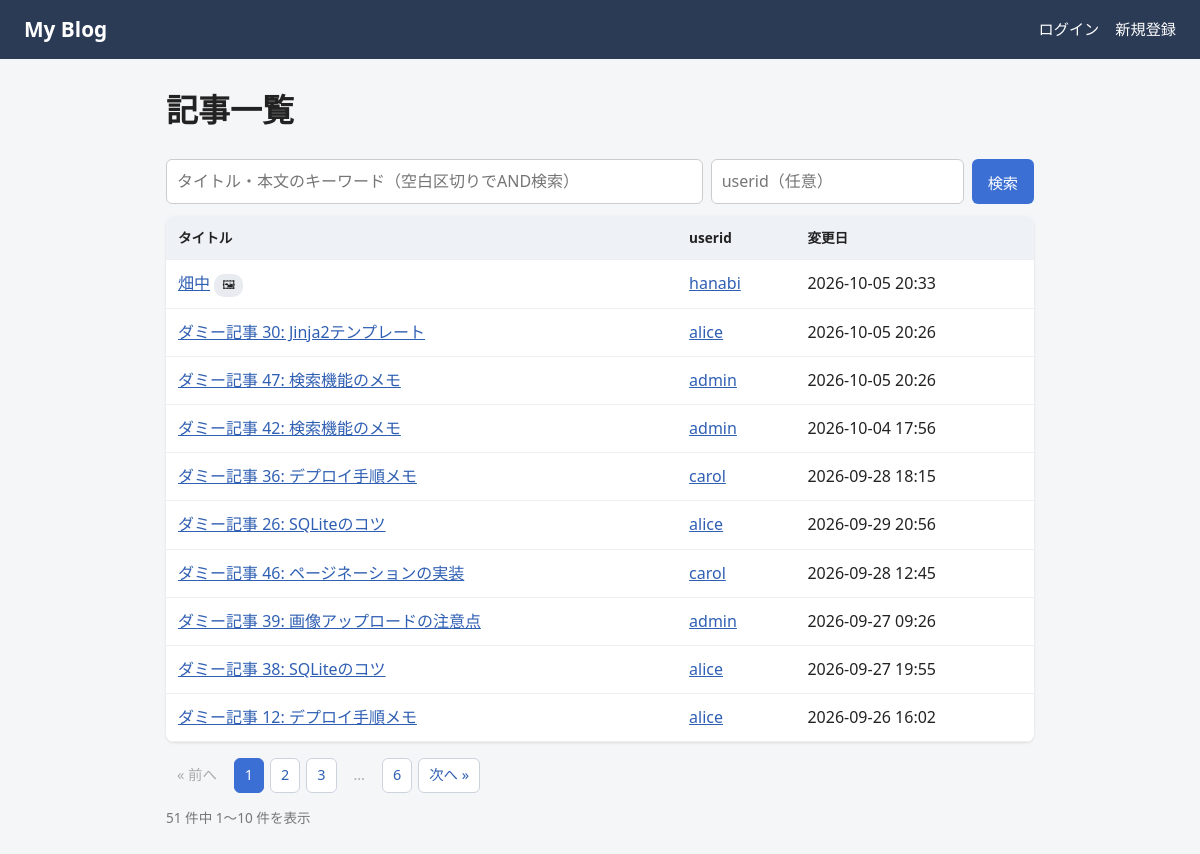
The page / on the database its author committed.
### blog/models.py (models this page shows)
class Post(db.Model):
    __tablename__ = "posts"
    id = db.Column(db.Integer, primary_key=True)
    userid = db.Column(db.String(50), nullable=False, index=True)
    title = db.Column(db.String(200), nullable=False)
    body = db.Column(db.Text, nullable=False)  # Markdown
    image_filename = db.Column(db.String(255), nullable=True)
    created_at = db.Column(db.DateTime, nullable=False, default=datetime.now)
    updated_at = db.Column(
        db.DateTime, nullable=False, default=datetime.now, onupdate=datetime.now
    )

### blog/routes.py (the view, shortened to what this page needs)
@bp.route("/")
def index():
    q = (request.args.get("q") or "").strip()[:100]
    userid = (request.args.get("userid") or "").strip()[:50]
    page = request.args.get("page", 1, type=int)
    stmt = db.select(Post)
    if userid:
        stmt = stmt.where(Post.userid == userid)
    stmt = stmt.order_by(Post.created_at.desc(), Post.id.desc())
    pagination = db.paginate(
        stmt, page=page, per_page=current_app.config["POSTS_PER_PAGE"]
    )
    params = {k: v for k, v in (("q", q), ("userid", userid)) if v}
    return render_template(
        "index.html",
        pagination=pagination,
        posts=pagination.items,
        q=q,
        userid=userid,
        params=params,
    )

### app.py (called while the page is built)
def _csrf_protect():
    if request.method in ("POST", "PUT", "PATCH", "DELETE"):
        sent = (request.form.get("csrf_token") or "").encode("utf-8")
        expected = (session.get("_csrf") or "").encode("utf-8")
        if not expected or not hmac.compare_digest(sent, expected):
            abort(400)

### auth/routes.py (called while the page is built)
@bp.before_app_request
def load_logged_in_user():
    g.user = None
    user_id = session.get("user_id")
    if user_id is not None:
        user = db.session.get(User, user_id)
        if user is not None and not user.is_deleted:
            g.user = user
        else:
            session.pop("user_id", None)

@bp.app_context_processor
def inject_current_user():
    return {"current_user": g.get("user")}

### blog/utils.py (called while the page is built)
def format_datetime(value, fmt="%Y-%m-%d %H:%M"):
    return value.strftime(fmt) if value else ""

### templates/index.html (shortened to what this page needs)
{% extends "base.html" %}
{% from "_macros.html" import pagination_nav %}
{% block content %}
<h1>記事一覧</h1>
<form method="get" action="{{ url_for('blog.index') }}" class="search-form">
  <input type="search" name="q" value="{{ q }}" maxlength="100"
         placeholder="タイトル・本文のキーワード（空白区切りでAND検索）">
  <input type="text" name="userid" value="{{ userid }}" maxlength="50"
         class="userid-input" placeholder="userid（任意）">
  <button type="submit" class="btn">検索</button>
</form>
{% if posts %}
  <table class="post-table">
    <thead>
      <tr><th>タイトル</th><th>userid</th><th>変更日</th></tr>
    </thead>
    <tbody>
      {% for post in posts %}
        <tr>
          <td>
            <a href="{{ url_for('blog.detail', post_id=post.id) }}">{{ post.title }}</a>
            {% if post.image_filename %}<span class="badge" title="画像あり">🖼</span>{% endif %}
          </td>
          <td>
            <a href="{{ url_for('blog.index', userid=post.userid, q=q or None) }}">{{ post.userid }}</a>
          </td>
          <td class="nowrap">{{ post.updated_at | dt }}</td>
        </tr>
      {% endfor %}
    </tbody>
  </table>
  {{ pagination_nav(pagination, 'blog.index', params) }}
{% else %}
  <p>該当する記事がありません。</p>
{% endif %}
{% endblock %}

### templates/base.html (shortened to what this page needs)
<!doctype html>
<html lang="ja">
<head>
  <link rel="stylesheet" href="{{ url_for('static', filename='css/style.css') }}">
</head>
<body>
  <header class="site-header">
    <a class="logo" href="{{ url_for('blog.index') }}">My Blog</a>
    <nav class="nav">
      {% if current_user %}
        <a href="{{ url_for('blog.create') }}">新規投稿</a>
        <a href="{{ url_for('auth.mypage') }}">マイページ</a>
        {% if current_user.is_admin %}
          <a href="{{ url_for('admin.users') }}">ユーザー管理</a>
        {% endif %}
        <form method="post" action="{{ url_for('auth.logout') }}" class="inline-form">
          <input type="hidden" name="csrf_token" value="{{ csrf_token() }}">
          <button type="submit" class="link-button">ログアウト（{{ current_user.username }}）</button>
        </form>
      {% else %}
        <a href="{{ url_for('auth.login') }}">ログイン</a>
        <a href="{{ url_for('auth.register') }}">新規登録</a>
      {% endif %}
    </nav>
  </header>
  <main class="container">
    {% block content %}{% endblock %}
  </main>
</body>
</html>

### templates/_macros.html (shortened to what this page needs)
{% macro pagination_nav(pagination, endpoint, params={}) %}
{% if pagination.pages > 1 %}
<nav class="pagination" aria-label="ページネーション">
  {% if pagination.has_prev %}
    <a href="{{ url_for(endpoint, page=pagination.prev_num, **params) }}">&laquo; 前へ</a>
  {% else %}
    <span class="disabled">&laquo; 前へ</span>
  {% endif %}
  {% for p in pagination.iter_pages(left_edge=1, left_current=2, right_current=2, right_edge=1) %}
    {% if p %}
      {% if p == pagination.page %}
        <span class="current">{{ p }}</span>
      {% else %}
        <a href="{{ url_for(endpoint, page=p, **params) }}">{{ p }}</a>
      {% endif %}
    {% else %}
      <span class="ellipsis">…</span>
    {% endif %}
  {% endfor %}
  {% if pagination.has_next %}
    <a href="{{ url_for(endpoint, page=pagination.next_num, **params) }}">次へ &raquo;</a>
  {% else %}
    <span class="disabled">次へ &raquo;</span>
  {% endif %}
</nav>
<p class="page-info">{{ pagination.total }} 件中 {{ pagination.first }}〜{{ pagination.last }} 件を表示</p>
{% endif %}
{% endmacro %}

### static/css/style.css (style rules this page uses)
* { box-sizing: border-box; }
body { margin: 0; font-family: system-ui, -apple-system, "Hiragino Sans", "Noto Sans JP", sans-serif; background: #f5f6f8; color: #222; line-height: 1.7; }
a { color: #2f5fb3; }
.site-header { display: flex; flex-wrap: wrap; justify-content: space-between; align-items: center; gap: 8px; padding: 12px 24px; background: #2b3a55; }
.site-header .logo { color: #fff; font-size: 1.3rem; font-weight: bold; text-decoration: none; }
.nav { display: flex; flex-wrap: wrap; align-items: center; gap: 16px; }
.nav a, .link-button { color: #fff; text-decoration: none; font-size: .95rem; }
.container { max-width: 900px; margin: 24px auto; padding: 0 16px; }
.nowrap { white-space: nowrap; }
.btn { display: inline-block; padding: 8px 16px; background: #3b6fd4; color: #fff; border: none; border-radius: 6px; font-size: .95rem; font-family: inherit; text-decoration: none; cursor: pointer; }
form input[type="text"], form input[type="search"], form input[type="password"], form input[type="file"], form textarea { width: 100%; padding: 8px 10px; margin-top: 4px; border: 1px solid #ccc; border-radius: 6px; font: inherit; background: #fff; }
.search-form { display: flex; flex-wrap: wrap; gap: 8px; margin-bottom: 12px; }
.search-form input[type="search"] { flex: 1 1 260px; width: auto; margin: 0; padding: 8px 10px; border: 1px solid #ccc; border-radius: 6px; font: inherit; }
.search-form .userid-input { flex: 0 1 160px; width: auto; margin: 0; padding: 8px 10px; border: 1px solid #ccc; border-radius: 6px; font: inherit; }
.post-table { width: 100%; border-collapse: collapse; background: #fff; border-radius: 8px; overflow: hidden; box-shadow: 0 1px 3px rgba(0,0,0,.1); }
.post-table th, .post-table td { padding: 10px 12px; text-align: left; border-bottom: 1px solid #eee; }
.post-table th { background: #eef1f6; font-size: .85rem; }
.badge { display: inline-block; padding: 1px 8px; border-radius: 10px; font-size: .75rem; background: #e8ebf0; }
.pagination { display: flex; flex-wrap: wrap; gap: 6px; margin: 16px 0 4px; }
.pagination a, .pagination span { padding: 4px 10px; border-radius: 6px; border: 1px solid #ccd3df; background: #fff; text-decoration: none; font-size: .9rem; }
.pagination .current { background: #3b6fd4; border-color: #3b6fd4; color: #fff; }
.pagination .disabled, .pagination .ellipsis { color: #aaa; background: transparent; border-color: transparent; }
.page-info { color: #777; font-size: .85rem; }

### rows shown on the page
Post: title "畑中", userid "hanabi", updated_at|dt "2026-10-05 20:33"
Post: title "ダミー記事 30: Jinja2テンプレート", userid "alice", updated_at|dt "2026-10-05 20:26"
Post: title "ダミー記事 47: 検索機能のメモ", userid "admin", updated_at|dt "2026-10-05 20:26"
Post: title "ダミー記事 42: 検索機能のメモ", userid "admin", updated_at|dt "2026-10-04 17:56"
Post: title "ダミー記事 36: デプロイ手順メモ", userid "carol", updated_at|dt "2026-09-28 18:15"
Post: title "ダミー記事 26: SQLiteのコツ", userid "alice", updated_at|dt "2026-09-29 20:56"
Post: title "ダミー記事 46: ページネーションの実装", userid "carol", updated_at|dt "2026-09-28 12:45"
Post: title "ダミー記事 39: 画像アップロードの注意点", userid "admin", updated_at|dt "2026-09-27 09:26"
Post: title "ダミー記事 38: SQLiteのコツ", userid "alice", updated_at|dt "2026-09-27 19:55"
Post: title "ダミー記事 12: デプロイ手順メモ", userid "alice", updated_at|dt "2026-09-26 16:02"

### other values the page prints
{{ p }} "1"
{{ p }} "2" "3" "6"
{{ pagination.total }} "51"
{{ pagination.first }} "1"
{{ pagination.last }} "10"
